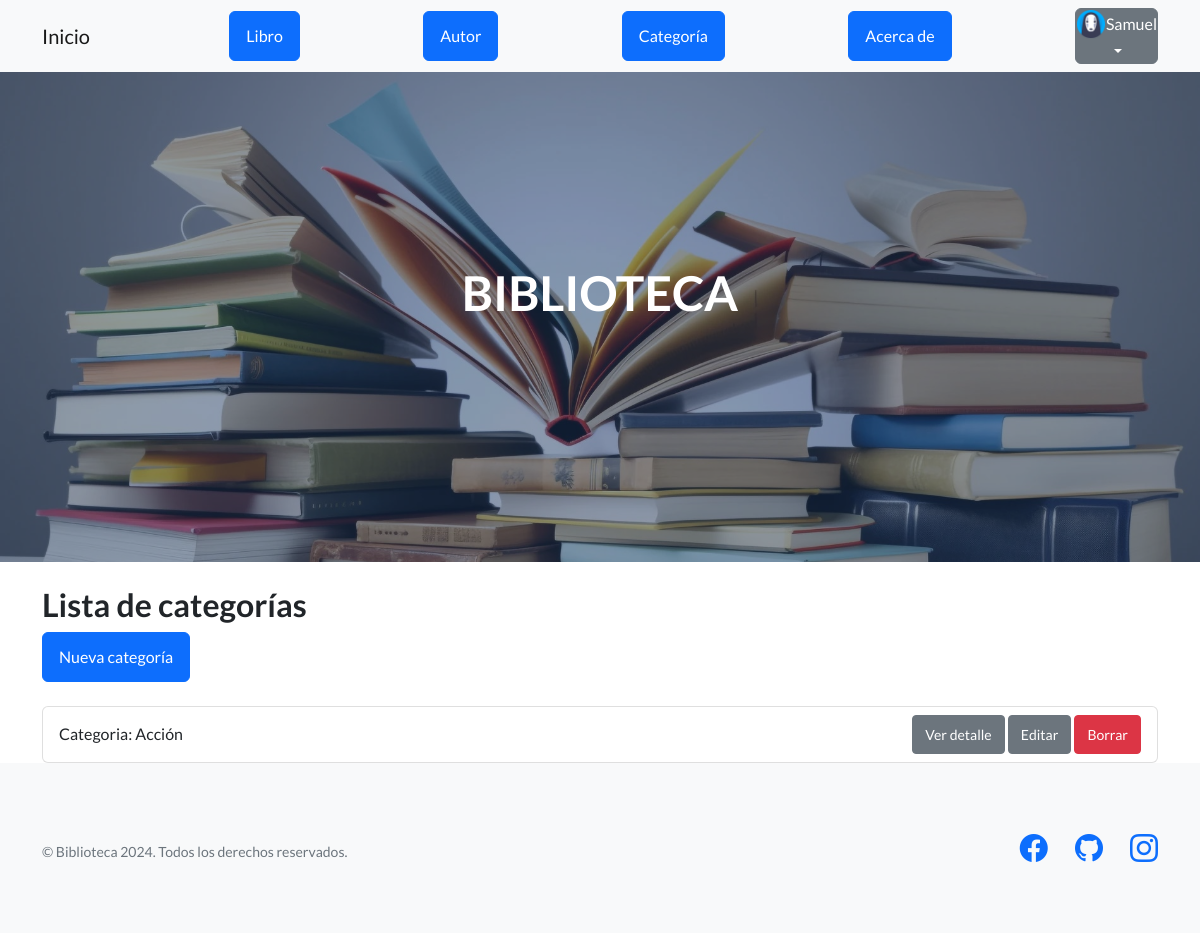
The page /categoria/listar (signed in) on the database as committed earlier.
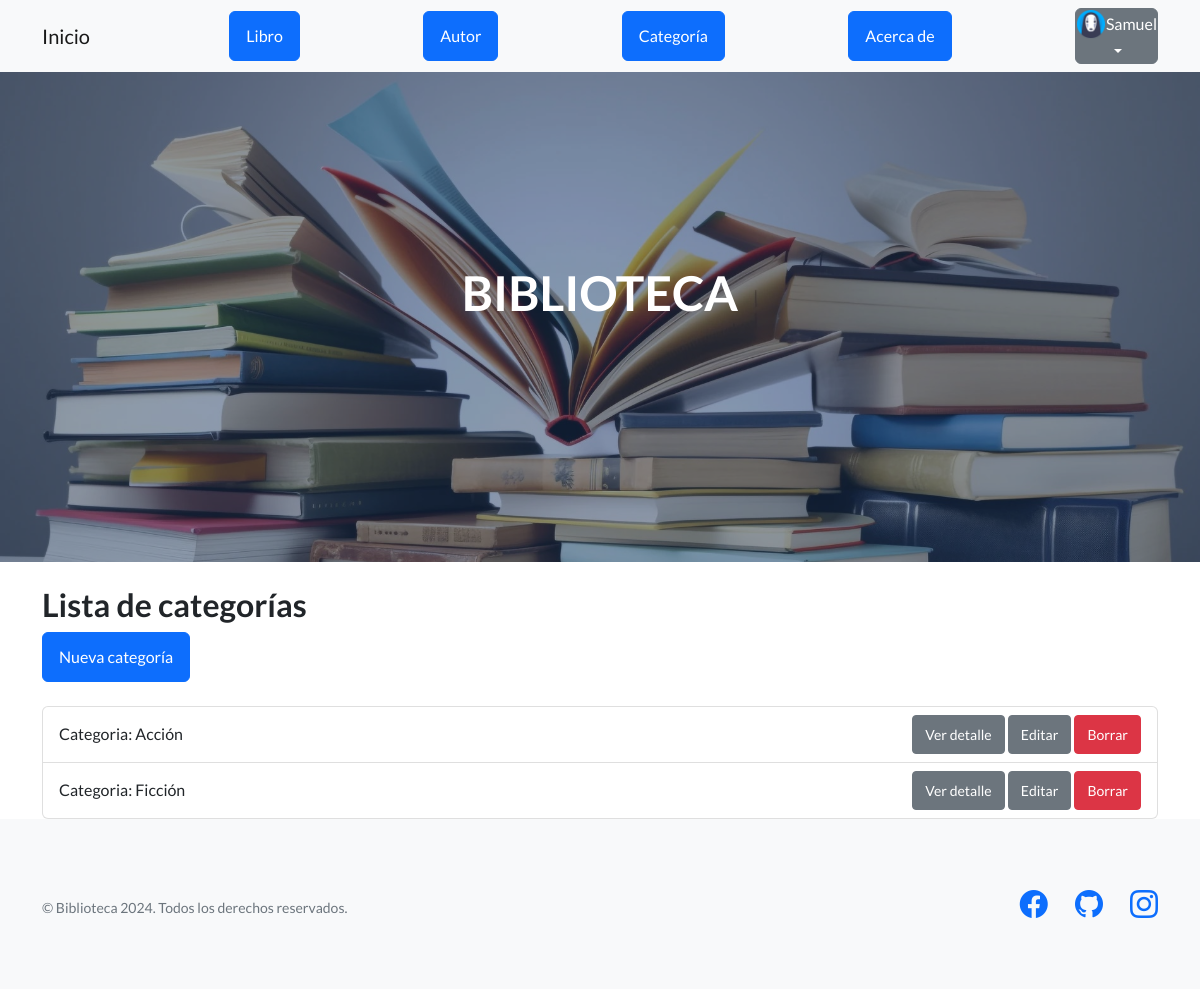
The same page on the database as committed later.
### AppSamuel/models.py (models this page shows, shortened)
class Categoria(models.Model):
    categoria = models.CharField(max_length=100)

### AppSamuel/views.py (the view)
# urls.py: path('categoria/listar', views.CategoriaListView.as_view(), name='ListaCategorias'),
class CategoriaListView(LoginRequiredMixin, ListView):
    model = Categoria
    context_object_name = "categorias"
    template_name = "AppSamuel/categoria_lista.html"

### AppSamuel/templates/AppSamuel/categoria_lista.html (shortened to what this page needs)
{% extends 'AppSamuel/base.html' %}
{% load static %}
{% block main %}
<div class="container mt-4">
    <h2>Lista de categorías</h2>
    <form action="{% url 'NuevaCategoria' %}" method="GET" class="mb-4">
        <button class="btn btn-primary btn-xl" type="submit">Nueva categoría</button>
    </form>
    {% if categorias %}
    <div class="list-group">
        {% for categoria in categorias %}
        <div class="list-group-item d-flex justify-content-between align-items-center">
            <span>Categoria: {{ categoria.categoria }}</span>
            <div>
                <a href="{% url 'DetalleCategoria' categoria.pk %}" class="btn btn-secondary btn-sm">Ver detalle</a>
                <a href="{% url 'EditarCategoria' categoria.pk %}" class="btn btn-secondary btn-sm">Editar</a>
                <a href="{% url 'BorrarCategoria' categoria.pk %}" class="btn btn-danger btn-sm">Borrar</a>
            </div>
        </div>
        {% endfor %}
    </div>
    {% else %}
    <div class="alert alert-info" role="alert">
        No hay categorías disponibles en este momento.
    </div>
    {% endif %}
</div>
{% endblock main %}

### AppSamuel/templates/AppSamuel/base.html (shortened to what this page needs)
<!DOCTYPE html>
<html lang="es">
    {% load static %}
    <head>
        <link href="https://cdn.jsdelivr.net/npm/bootstrap-icons@1.5.0/font/bootstrap-icons.css" rel="stylesheet" type="text/css" />
        <link href="{% static 'AppSamuel/css/styles.css' %}" rel="stylesheet" />
    </head>
    <body>
        <nav class="navbar navbar-light bg-light static-top">
            <div class="container">
                <a class="navbar-brand" href="{% url 'Inicio' %}">Inicio</a>
                <a class="btn btn-primary" href="{% url 'ListaLibros' %}">Libro</a>
                <a class="btn btn-primary" href="{% url 'ListaAutores' %}">Autor</a>
                <a class="btn btn-primary" href="{% url 'ListaCategorias' %}">Categoría</a>
                <a class="btn btn-primary" href="{% url 'About' %}">Acerca de</a>
                        {% if request.user.is_authenticated %}
                        <div class="dropdown">
                            <button class="btn btn-secondary dropdown-toggle" type="button" id="dropdownMenuButton1" data-bs-toggle="dropdown" aria-expanded="false" style="padding: 0; height: auto;">
                                <span style="display: flex; align-items: center;">
                                    {% if request.user.avatar.imagen %}
                                        <img src="{{ user.avatar.imagen.url }}" alt="Avatar del usuario" height="30" width="30" style="margin-right: 5px;">
                                    {% else %}
                                        <img src="{% static 'AppSamuel/avatares/avatar-default.png' %}" alt="Avatar por defecto" height="30" width="30">
                                    {% endif %}
                                    {{ request.user.username }}
                                </span>
                            </button>
                        </div>
                    {% endif %}
                </div>
        </nav>
        <header class="masthead">
            <div class="container position-relative">
                <div class="row justify-content-center">
                    <div class="col-xl-6">
                        <div class="text-center text-white">
                            <h1 class="mb-5">BIBLIOTECA</h1>
                        </div>
                    </div>
                </div>
            </div>
        </header>
            {% block main %}
            {% endblock main %}
        <footer class="footer bg-light">
            <div class="container">
                <div class="row">
                    <div class="col-lg-6 h-100 text-center text-lg-start my-auto">
                        <p class="text-muted small mb-4 mb-lg-0">&copy; Biblioteca 2024. Todos los derechos reservados.</p>
                    </div>
                    <div class="col-lg-6 h-100 text-center text-lg-end my-auto">
                        <ul class="list-inline mb-0">
                            <li class="list-inline-item me-4">
                                <a href="https://www.facebook.com/maydanasamuel/" aria-label="Facebook"><i class="bi-facebook fs-3"></i></a>
                            </li>
                            <li class="list-inline-item me-4">
                                <a href="https://github.com/Samuelmaydana1" aria-label="GitHub"><i class="bi-github fs-3"></i></a>
                            </li>
                            <li class="list-inline-item">
                                <a href="https://www.instagram.com/samuelmaydana/" aria-label="Instagram"><i class="bi-instagram fs-3"></i></a>
                            </li>
                        </ul>
                    </div>
                </div>
            </div>
        </footer>
    </body>
</html>

Rows that differ between the two databases and show on the page:
added Categoria: categoria "Ficción"
